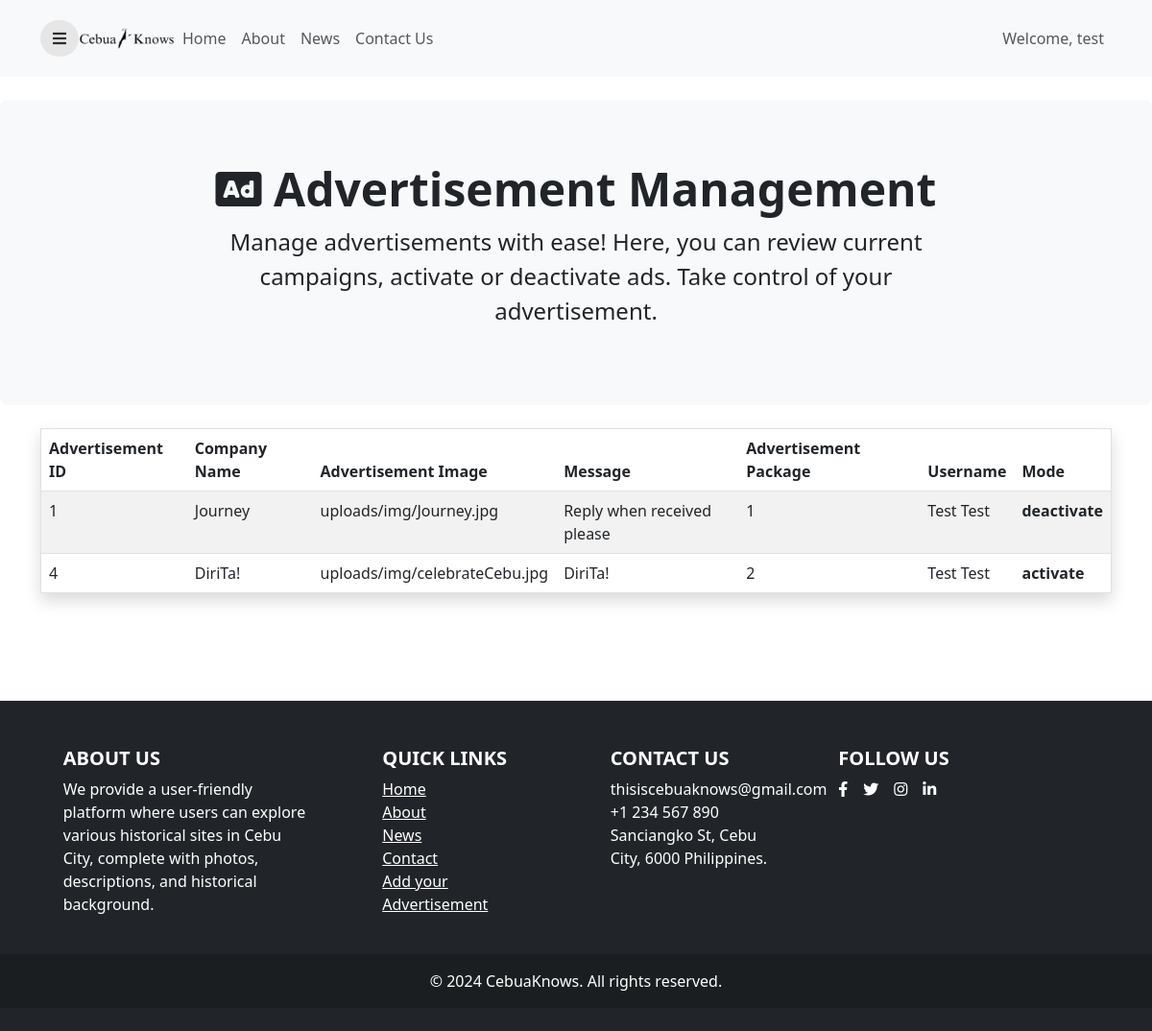
Page /myAds.php (signed in) on the committed database.
### tables this page shows
CREATE TABLE `users` (
  `user_id` int(11) NOT NULL,
  `username` varchar(50) NOT NULL,
  `email` varchar(50) NOT NULL,
  `password` varchar(60) NOT NULL,
  `confirm_password` varchar(50) NOT NULL,
  `firstname` varchar(20) NOT NULL,
  `lastname` varchar(20) NOT NULL,
  `bio` varchar(255) NOT NULL,
  `mobile` varchar(15) NOT NULL,
  `address` varchar(60) NOT NULL,
  `profile_picture` varchar(60) NOT NULL,
  `role` varchar(25) NOT NULL DEFAULT 'Learner'
);

CREATE TABLE `advertisement` (
  `advertisement_id` int(11) NOT NULL,
  `company_name` varchar(50) NOT NULL,
  `advertisement_image` varchar(40) DEFAULT NULL,
  `gmail_message` varchar(255) NOT NULL,
  `advertisement_package` int(11) NOT NULL,
  `mode` varchar(10) NOT NULL DEFAULT 'deactivate',
  `user_id` int(11) DEFAULT NULL,
  `created_at` datetime NOT NULL DEFAULT current_timestamp(),
  `expiration_date` datetime NOT NULL,
  `updated_at` datetime NOT NULL DEFAULT current_timestamp()
);

### myAds.php (the view, shortened to what this page needs)
<?php
	include "connection.php";
	if(!empty($_SESSION["id"])){
		$id = $_SESSION["id"];
		$result = mysqli_query($conn, "SELECT * FROM users WHERE user_id = '$id' ");
		$row = mysqli_fetch_assoc($result);
	}else{
		header("Location: login.php");
		exit();
	}
?>
	<!DOCTYPE html>
	<html lang="en">
	<head>
		<link rel="stylesheet" href="https://cdnjs.cloudflare.com/ajax/libs/twitter-bootstrap/5.3.0/css/bootstrap.min.css" />
		<link rel="stylesheet" href="https://cdn.datatables.net/2.1.8/css/dataTables.bootstrap5.css" />
		<link rel="stylesheet" href="https://cdn.datatables.net/responsive/3.0.3/css/responsive.bootstrap5.css" />
		<link href="https://cdnjs.cloudflare.com/ajax/libs/font-awesome/5.15.1/css/all.min.css" rel="stylesheet" />
	</head>
	<body>
		<div class="page">
			<nav class="navbar navbar-expand-lg navbar-light bg-light">
				<div class="container">
					<button id="sidebarToggle" class="btn sidebarToggle"> <i class="fas fa-bars"></i> </button>
					<div class="collapse navbar-collapse" id="navbarNav">
						<a href="dashboard-user.php"><img src="img/land-img/logo.png" alt="Logo" width="100" height="100"></a>
						<ul class="navbar-nav me-auto">
							<li class="nav-item"><a class="nav-link" href="dashboard-user.php">Home</a></li>
							<li class="nav-item"><a class="nav-link" href="about.php">About</a></li>
							<li class="nav-item"><a class="nav-link" href="news.php">News</a></li>
							<li class="nav-item"><a class="nav-link" href="contact.php">Contact Us</a></li>
						</ul>
						<ul class="navbar-nav ms-auto">
							<li class="nav-item"><p class="nav-link" style="margin:0;">Welcome, <?php echo $row["username"]; ?></p></li>
						</ul>
					</div>
				</div>
			</nav>
		</div>
		<br>
		<div class="p-3 mb-4 bg-light rounded-3">
			<div class="container-fluid py-5 text-center">
				<h1 class="display-5 fw-bold"><i class="fas fa-ad"></i> Advertisement Management</h1>
				<p class="col-md-8 fs-4 mx-auto">
					Manage advertisements with ease! Here, you can review current campaigns, activate or deactivate ads. Take control of your advertisement. </p>
			</div>
		</div>
		<div class="container">
			<table id="example" class="table table-striped nowrap border shadow" style="width:100%;">
				<thead>
					<tr>
						<th>Advertisement ID</th>
						<th>Company Name</th>
						<th>Advertisement Image</th>
						<th>Message</th>
						<th>Advertisement Package</th>
						<th>Username</th>
						<th>Mode</th>
					</tr>
				</thead>
				<tbody>
					<?php
						$ad_stmt = $conn->prepare("select * from advertisement INNER JOIN users ON advertisement.user_id = users.user_id where users.user_id = ?");
						$ad_stmt->bind_param('s', $row['user_id']);
						$ad_stmt->execute();
						$result = $ad_stmt->get_result();
						if ($result->num_rows > 0) {
							while ($row = mysqli_fetch_assoc($result)) {
								echo '
									<tr>
										<td>' . $row['advertisement_id'] . '</td>
										<td>' . $row['company_name'] . '</td>
										<td>' . $row['advertisement_image'] . '</td>
										<td>' . $row['gmail_message'] . '</td>
										<td>' . $row['advertisement_package'] . '</td>
										<td>' . $row['firstname'] . ' '.$row['lastname'] .'</td>
										<td class="' . $row['mode'] . '" >' . $row['mode'] . '</td>
									</tr>
								';
							}
						}
						?>
				</tbody>
			</table>
		</div>
		<br>
		<br>
		<br>
		<br>
		<footer class="bg-dark text-white pt-5 pb-4">
			<div class="container text-center text-md-start">
				<div class="row text-center text-md-start">
					<div class="col-md-3 col-lg-3 col-xl-3 mx-auto mb-4">
						<h5 class="text-uppercase fw-bold">About Us</h5>
						<p>We provide a user-friendly platform where users can explore various historical sites in Cebu City, complete with photos, descriptions, and historical background.</p>
					</div>
					<div class="col-md-2 col-lg-2 col-xl-2 mx-auto mb-4">
						<h5 class="text-uppercase fw-bold">Quick Links</h5>
						<ul class="list-unstyled">
							<li> <a href="dashboard-user.php" class="text-white ">Home</a> </li>
							<li> <a href="about.php" class="text-white ">About</a> </li>
							<li> <a href="news.php" class="text-white ">News</a> </li>
							<li> <a href="contact.php" class="text-white ">Contact</a> </li>
							<li> <a href="advertisement.php" class="text-white ">Add your Advertisement</a></li>
						</ul>
					</div>
					<div class="col-md-3 col-lg-2 col-xl-2 mx-auto mb-4">
						<h5 class="text-uppercase fw-bold">Contact Us</h5>
						<ul class="list-unstyled">
							<li>thisiscebuaknows@gmail.com</li>
							<li>+1 234 567 890</li>
							<li>Sanciangko St, Cebu City, 6000 Philippines.</li>
						</ul>
					</div>
					<div class="col-12 col-md-4 col-lg-3 mx-auto mb-4">
						<h5 class="text-uppercase fw-bold text-center text-md-start">Follow Us</h5>
						<div class="d-flex justify-content-center justify-content-md-start">
							<a href="#" class="text-white me-3">
								<i class="fab fa-facebook-f"></i>
							</a>
							<a href="#" class="text-white me-3">
								<i class="fab fa-twitter"></i>
							</a>
							<a href="#" class="text-white me-3">
								<i class="fab fa-instagram"></i>
							</a>
							<a href="#" class="text-white">
								<i class="fab fa-linkedin-in"></i>
							</a>
						</div>
					</div>
				</div>
			</div>
			<div class="text-center p-3" style="background-color: rgba(0, 0, 0, 0.2);"> © 2024 CebuaKnows. All rights reserved. </div>
		</footer>
	</body>
	</html>

### myAds.php (style rules this page uses)
.sidebarToggle { font-size: 16px; color: rgba(0, 0, 0, 0.8); z-index: 999; background-color: #e6e6e6; transition: all 0.3s ease; border-radius: 50px; }
.navbar { width: 100%; height: 10vh; }
.activate { font-weight: bolder; color: green; }
.deactivate { font-weight: bolder; color: red; }

### rows in the picture
users: username "test"
advertisement: advertisement_id "1", company_name "Journey", advertisement_image "uploads/img/Journey.jpg", gmail_message "Reply when received please", advertisement_package "1", user.firstname "Test", user.lastname "Test", mode "deactivate"
advertisement: advertisement_id "4", company_name "DiriTa!", advertisement_image "uploads/img/celebrateCebu.jpg", gmail_message "DiriTa!", advertisement_package "2", user.firstname "Test", user.lastname "Test", mode "activate"
